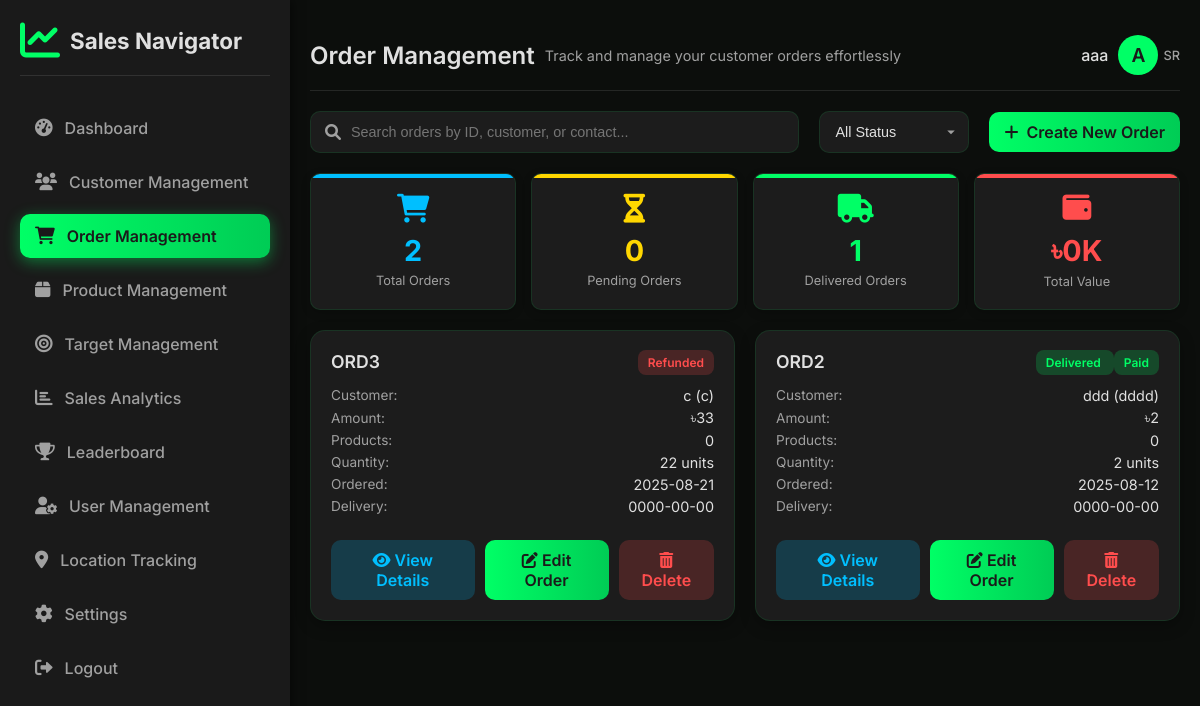
Screenshot of /order.php (signed in) with the database file from the repository.
### tables this page shows
CREATE TABLE `users` (
  `user_id` int(11) NOT NULL,
  `full_name` varchar(255) NOT NULL,
  `email` varchar(255) NOT NULL,
  `phone_number` varchar(15) NOT NULL,
  `role` enum('HOM','NSM','DSM','ASM','TSM','SR') NOT NULL,
  `division` varchar(100) DEFAULT NULL,
  `district` varchar(100) DEFAULT NULL,
  `upazila` varchar(100) DEFAULT NULL,
  `territory` varchar(100) DEFAULT NULL,
  `password` varchar(255) NOT NULL,
  `created_at` timestamp NOT NULL DEFAULT current_timestamp(),
  `last_login` datetime DEFAULT NULL,
  `reports_to_user_id` int(11) DEFAULT NULL,
  `status` enum('Active','Inactive','New') DEFAULT 'New'
);

CREATE TABLE `orders` (
  `order_id` int(11) NOT NULL,
  `customer_id` int(11) NOT NULL,
  `sales_rep_id` int(11) NOT NULL,
  `order_total` decimal(10,2) NOT NULL,
  `product_details` text NOT NULL,
  `quantity` int(11) NOT NULL,
  `order_date` date NOT NULL,
  `delivery_date` date DEFAULT NULL,
  `status` enum('Pending','Processing','Shipped','Delivered','Cancelled','Refunded') DEFAULT 'Pending'
);

CREATE TABLE `customers` (
  `customer_id` int(11) NOT NULL,
  `customer_name` varchar(255) NOT NULL,
  `contact_person` varchar(255) DEFAULT NULL,
  `email` varchar(255) DEFAULT NULL,
  `address` text DEFAULT NULL,
  `territory` varchar(100) DEFAULT NULL,
  `total_orders` int(11) DEFAULT 0,
  `total_revenue` decimal(10,2) DEFAULT 0.00,
  `last_contact_date` date DEFAULT NULL,
  `status` enum('Active','New','Inactive') DEFAULT 'New',
  `added_by_user_id` int(11) DEFAULT NULL,
  `created_at` timestamp NOT NULL DEFAULT current_timestamp()
);

### order.php (the view, shortened to what this page needs)
<?php
require_once 'db_connect.php';
$user_id = $_SESSION['user_id'];
$user_name = $_SESSION['full_name'];
$user_info_query = "SELECT role, division, territory FROM users WHERE user_id = ?";
$stmt_user = $conn->prepare($user_info_query);
$stmt_user->bind_param("i", $user_id);
$stmt_user->execute();
$user_result = $stmt_user->get_result();
$user_info = $user_result->fetch_assoc();
$user_role = $user_info['role'] ?? 'Unknown Role';
$initials = strtoupper(substr($user_name, 0, 1) . substr(strstr($user_name, ' '), 1, 1));
$total_orders = 0;
$pending_orders = 0;
$delivered_orders = 0;
$total_order_value = 0;
$query_total_orders = "SELECT COUNT(*) as total FROM orders WHERE sales_rep_id = ?";
$stmt_total_orders = $conn->prepare($query_total_orders);
$stmt_total_orders->bind_param("i", $user_id);
$stmt_total_orders->execute();
$result_total_orders = $stmt_total_orders->get_result();
if ($result_total_orders->num_rows > 0) {
    $row_total_orders = $result_total_orders->fetch_assoc();
    $total_orders = $row_total_orders['total'] ?? 0;
}
$query_pending_orders = "SELECT COUNT(*) as total FROM orders WHERE sales_rep_id = ? AND status = 'Pending'";
$stmt_pending_orders = $conn->prepare($query_pending_orders);
$stmt_pending_orders->bind_param("i", $user_id);
$stmt_pending_orders->execute();
$result_pending_orders = $stmt_pending_orders->get_result();
if ($result_pending_orders->num_rows > 0) {
    $row_pending_orders = $result_pending_orders->fetch_assoc();
    $pending_orders = $row_pending_orders['total'] ?? 0;
}
$query_delivered_orders = "SELECT COUNT(*) as total FROM orders WHERE sales_rep_id = ? AND status = 'Delivered'";
$stmt_delivered_orders = $conn->prepare($query_delivered_orders);
$stmt_delivered_orders->bind_param("i", $user_id);
$stmt_delivered_orders->execute();
$result_delivered_orders = $stmt_delivered_orders->get_result();
if ($result_delivered_orders->num_rows > 0) {
    $row_delivered_orders = $result_delivered_orders->fetch_assoc();
    $delivered_orders = $row_delivered_orders['total'] ?? 0;
}
$query_total_order_value = "SELECT SUM(order_total) as total FROM orders WHERE sales_rep_id = ?";
$stmt_total_order_value = $conn->prepare($query_total_order_value);
$stmt_total_order_value->bind_param("i", $user_id);
$stmt_total_order_value->execute();
$result_total_order_value = $stmt_total_order_value->get_result();
if ($result_total_order_value->num_rows > 0) {
    $row_total_order_value = $result_total_order_value->fetch_assoc();
    $total_order_value = $row_total_order_value['total'] ? number_format($row_total_order_value['total'] / 1000, 0) . 'K' : '0';
}
$order_list = [];
$query_order_list = "SELECT o.order_id, c.customer_id, c.customer_name, c.contact_person, o.order_total, o.product_details, o.quantity, o.order_date, o.delivery_date, o.status FROM orders o JOIN customers c ON o.customer_id = c.customer_id WHERE o.sales_rep_id = ? ORDER BY o.order_date DESC";
$stmt_list = $conn->prepare($query_order_list);
$stmt_list->bind_param("i", $user_id);
$stmt_list->execute();
$result_list = $stmt_list->get_result();
while ($row = $result_list->fetch_assoc()) {
    $order_list[] = $row;
}
?>
<!DOCTYPE html>
<html lang="en">
<head>
    <link rel="stylesheet" href="https://cdnjs.cloudflare.com/ajax/libs/font-awesome/6.0.0-beta3/css/all.min.css" xintegrity="sha512-Fo3rlalHpgO702sN1l8/p5pT+c+W5U/6a7F6S3a5b0S3e5w1/b0R7+v5F5t5C5Q5Q5Q5Q5Q5Q5Q5Q5Q5Q5Q5Q5Q5Q5Q5Q==" />
</head>
<body>
    <div class="wrapper">
        <div class="sidebar" id="sidebar">
            <div class="sidebar-header">
                <i class="fas fa-chart-line logo-icon"></i>
                <span class="app-name">Sales Navigator</span>
            </div>
            <nav class="sidebar-nav">
                <ul>
                    <li><a href="dashboard.php"><i class="fas fa-tachometer-alt"></i> Dashboard</a></li>
                <li><a href="customer.php"><i class="fas fa-users"></i> Customer Management</a></li>
                <li><a href="#" class="active"><i class="fas fa-shopping-cart"></i> Order Management</a></li>
                <li><a href="product.php"><i class="fas fa-box"></i> Product Management</a></li>
                <li><a href="target.php"><i class="fas fa-bullseye"></i> Target Management</a></li>
                <li><a href="sales.php"><i class="fas fa-chart-bar"></i> Sales Analytics</a></li>
                <li><a href="leaderboard.php"><i class="fas fa-trophy"></i> Leaderboard</a></li>
                <li><a href="user_management.php"><i class="fas fa-user-cog"></i> User Management</a></li>
                <li><a href="#"><i class="fas fa-map-marker-alt"></i> Location Tracking</a></li>
                <li><a href="settings.php"><i class="fas fa-cog"></i> Settings</a></li>
                <li><a href="logout.php"><i class="fas fa-sign-out-alt"></i> Logout</a></li>
                </ul>
            </nav>
        </div>
        <div class="main-content" id="mainContent">
            <header class="header">
                <div class="header-left">
                    <span class="page-title">Order Management</span>
                    <span style="font-size: 0.9rem; color: var(--subtle-text); margin-left: 10px;">Track and manage your customer orders effortlessly</span>
                </div>
                <div class="header-right">
                    <a href="#" class="user-profile">
                        <span class="user-name"><?php echo htmlspecialchars($user_name); ?></span>
                        <div class="user-avatar"><?php echo htmlspecialchars($initials); ?></div>
                        <span class="user-role"><?php echo htmlspecialchars($user_role); ?></span>
                    </a>
                </div>
            </header>
            <div class="order-controls">
                <div class="search-bar">
                    <input type="text" placeholder="Search orders by ID, customer, or contact...">
                </div>
                <select class="status-filter">
                    <option>All Status</option>
                </select>
                <a href="#" class="add-order-btn" id="addOrderBtn">
                    <i class="fas fa-plus"></i> Create New Order
                </a>
            </div>
            <div class="order-summary-cards">
                <div class="summary-card blue">
                    <i class="fas fa-shopping-cart icon"></i>
                    <div class="value"><?php echo htmlspecialchars($total_orders); ?></div>
                    <div class="label">Total Orders</div>
                </div>
                <div class="summary-card yellow">
                    <i class="fas fa-hourglass-half icon"></i>
                    <div class="value"><?php echo htmlspecialchars($pending_orders); ?></div>
                    <div class="label">Pending Orders</div>
                </div>
                <div class="summary-card green">
                    <i class="fas fa-truck icon"></i>
                    <div class="value"><?php echo htmlspecialchars($delivered_orders); ?></div>
                    <div class="label">Delivered Orders</div>
                </div>
                <div class="summary-card red">
                    <i class="fas fa-wallet icon"></i>
                    <div class="value">৳<?php echo htmlspecialchars($total_order_value); ?></div>
                    <div class="label">Total Value</div>
                </div>
            </div>
            <div class="order-list-grid">
                <?php if (empty($order_list)): ?>
                    <p>No orders found for your account.</p>
                <?php else: ?>
                    <?php foreach ($order_list as $order): ?>
                        <div class="order-card">
                            <div class="order-card-header">
                                <span class="order-id">ORD<?php echo htmlspecialchars($order['order_id']); ?></span>
                                <div class="order-status-badges">
                                    <span class="order-status-badge <?php echo strtolower($order['status']); ?>">
                                        <?php echo htmlspecialchars($order['status']); ?>
                                    </span>
                                    <?php if ($order['status'] == 'Delivered'): ?>
                                    <span class="order-status-badge paid">Paid</span>
                                    <?php endif; ?>
                                </div>
                            </div>
                            <div class="order-details-info">
                                <div class="detail-row">
                                    <span>Customer:</span>
                                    <span><?php echo htmlspecialchars($order['customer_name']); ?> (<?php echo htmlspecialchars($order['contact_person']); ?>)</span>
                                </div>
                                <div class="detail-row">
                                    <span>Amount:</span>
                                    <span>৳<?php echo htmlspecialchars(number_format($order['order_total'])); ?></span>
                                </div>
                                <div class="detail-row">
                                    <span>Products:</span>
                                    <span><?php echo htmlspecialchars($order['product_details']); ?></span>
                                </div>
                                <div class="detail-row">
                                    <span>Quantity:</span>
                                    <span><?php echo htmlspecialchars($order['quantity']); ?> units</span>
                                </div>
                                <div class="detail-row">
                                    <span>Ordered:</span>
                                    <span><?php echo htmlspecialchars($order['order_date']); ?></span>
                                </div>
                                <div class="detail-row">
                                    <span>Delivery:</span>
                                    <span><?php echo htmlspecialchars($order['delivery_date']); ?></span>
                                </div>
                            </div>
                            <div class="order-actions">
                                <a href="#" class="btn view"><i class="fas fa-eye"></i> View Details</a>
                                <a href="#" class="btn edit" onclick="openEditOrderModal(<?php echo htmlspecialchars($order['order_id']); ?>);"><i class="fas fa-edit"></i> Edit Order</a>
                                <a href="order.php?action=delete&order_id=<?php echo htmlspecialchars($order['order_id']); ?>" class="btn delete" onclick="return confirm('Are you sure you want to delete this order?');">
                                    <i class="fas fa-trash-alt"></i> Delete
                                </a>
                            </div>
                        </div>
                    <?php endforeach; ?>
                <?php endif; ?>
            </div>
        </div>
    </div>
</body>
</html>

### rows the page displays
users: role "SR"
orders: order_id "3", status "Refunded", customer.customer_name "c", customer.contact_person "c", order_total "33", product_details "0", quantity "22", order_date "2025-08-21", delivery_date "0000-00-00"
orders: order_id "2", status "Delivered", shows "Paid", customer.customer_name "ddd", customer.contact_person "dddd", order_total "2", product_details "0", quantity "2", order_date "2025-08-12", delivery_date "0000-00-00"

### other values shown
$user_name "aaa"
$initials "A"
$total_orders "2"
$pending_orders "0"
$delivered_orders "1"
$total_order_value "0K"
